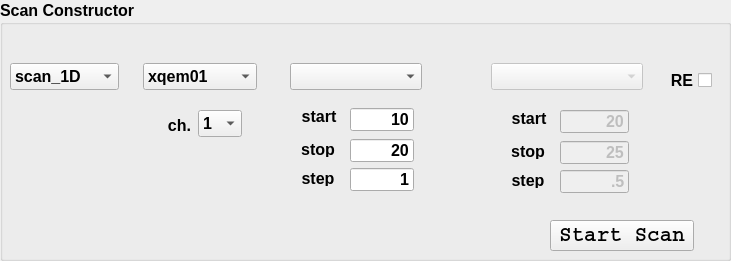
      <widget class="QGroupBox" name="groupBox_2">
       <property name="geometry">
        <rect>
         <x>540</x>
         <y>530</y>
         <width>731</width>
         <height>261</height>
        </rect>
       </property>
       <property name="font">
        <font>
         <pointsize>12</pointsize>
         <weight>75</weight>
         <bold>true</bold>
        </font>
       </property>
       <property name="title">
        <string>Scan Constructor</string>
       </property>
       <widget class="QPushButton" name="pushButton_startscan">
        <property name="geometry">
         <rect>
          <x>550</x>
          <y>220</y>
          <width>144</width>
          <height>31</height>
         </rect>
        </property>
        <property name="font">
         <font>
          <family>Courier</family>
          <pointsize>16</pointsize>
          <weight>75</weight>
          <bold>true</bold>
         </font>
        </property>
        <property name="text">
         <string>Start Scan</string>
        </property>
       </widget>
       <widget class="QCheckBox" name="checkBox_re">
        <property name="geometry">
         <rect>
          <x>670</x>
          <y>70</y>
          <width>42</width>
          <height>20</height>
         </rect>
        </property>
        <property name="font">
         <font>
          <weight>75</weight>
          <bold>true</bold>
         </font>
        </property>
        <property name="statusTip">
         <string>run engine option</string>
        </property>
        <property name="whatsThis">
         <string>select run engine</string>
        </property>
        <property name="layoutDirection">
         <enum>Qt::RightToLeft</enum>
        </property>
        <property name="text">
         <string>RE</string>
        </property>
       </widget>
       <widget class="QLabel" name="step_lbl_2">
        <property name="geometry">
         <rect>
          <x>501</x>
          <y>172</y>
          <width>54</width>
          <height>16</height>
         </rect>
        </property>
        <property name="text">
         <string>step</string>
        </property>
        <property name="alignment">
         <set>Qt::AlignCenter</set>
        </property>
       </widget>
       <widget class="QLabel" name="step_lbl">
        <property name="geometry">
         <rect>
          <x>290</x>
          <y>170</y>
          <width>56</width>
          <height>16</height>
         </rect>
        </property>
        <property name="text">
         <string>step</string>
        </property>
        <property name="alignment">
         <set>Qt::AlignCenter</set>
        </property>
       </widget>
       <widget class="QLabel" name="ch_lbl">
        <property name="geometry">
         <rect>
          <x>160</x>
          <y>114</y>
          <width>39</width>
          <height>22</height>
         </rect>
        </property>
        <property name="text">
         <string>ch.</string>
        </property>
        <property name="alignment">
         <set>Qt::AlignCenter</set>
        </property>
       </widget>
       <widget class="QLabel" name="stop_lbl">
        <property name="geometry">
         <rect>
          <x>290</x>
          <y>141</y>
          <width>56</width>
          <height>16</height>
         </rect>
        </property>
        <property name="text">
         <string>stop</string>
        </property>
        <property name="alignment">
         <set>Qt::AlignCenter</set>
        </property>
       </widget>
       <widget class="QLineEdit" name="lineEdit_start_2">
        <property name="enabled">
         <bool>false</bool>
        </property>
        <property name="geometry">
         <rect>
          <x>560</x>
          <y>110</y>
          <width>69</width>
          <height>23</height>
         </rect>
        </property>
        <property name="text">
         <string>20</string>
        </property>
        <property name="alignment">
         <set>Qt::AlignRight|Qt::AlignTrailing|Qt::AlignVCenter</set>
        </property>
       </widget>
       <widget class="QLineEdit" name="lineEdit_stop_2">
        <property name="enabled">
         <bool>false</bool>
        </property>
        <property name="geometry">
         <rect>
          <x>560</x>
          <y>141</y>
          <width>69</width>
          <height>23</height>
         </rect>
        </property>
        <property name="text">
         <string>25</string>
        </property>
        <property name="alignment">
         <set>Qt::AlignRight|Qt::AlignTrailing|Qt::AlignVCenter</set>
        </property>
       </widget>
       <widget class="QLabel" name="start_lbl_2">
        <property name="geometry">
         <rect>
          <x>501</x>
          <y>110</y>
          <width>56</width>
          <height>16</height>
         </rect>
        </property>
        <property name="text">
         <string>start</string>
        </property>
        <property name="alignment">
         <set>Qt::AlignCenter</set>
        </property>
       </widget>
       <widget class="QComboBox" name="comboBox_motor_2">
        <property name="enabled">
         <bool>false</bool>
        </property>
        <property name="geometry">
         <rect>
          <x>491</x>
          <y>63</y>
          <width>152</width>
          <height>27</height>
         </rect>
        </property>
        <property name="font">
         <font>
          <weight>75</weight>
          <bold>true</bold>
         </font>
        </property>
       </widget>
       <widget class="QLabel" name="start_lbl">
        <property name="geometry">
         <rect>
          <x>290</x>
          <y>108</y>
          <width>58</width>
          <height>16</height>
         </rect>
        </property>
        <property name="text">
         <string>start</string>
        </property>
        <property name="alignment">
         <set>Qt::AlignCenter</set>
        </property>
       </widget>
       <widget class="QComboBox" name="comboBox_scan">
        <property name="geometry">
         <rect>
          <x>10</x>
          <y>63</y>
          <width>109</width>
          <height>27</height>
         </rect>
        </property>
        <property name="font">
         <font>
          <weight>75</weight>
          <bold>true</bold>
         </font>
        </property>
        <item>
         <property name="text">
          <string>scan_1D</string>
         </property>
        </item>
        <item>
         <property name="text">
          <string>scan_multi_1D</string>
         </property>
        </item>
        <item>
         <property name="text">
          <string>scan_2D</string>
         </property>
        </item>
       </widget>
       <widget class="QComboBox" name="comboBox_detector">
        <property name="geometry">
         <rect>
          <x>143</x>
          <y>63</y>
          <width>114</width>
          <height>27</height>
         </rect>
        </property>
        <property name="font">
         <font>
          <weight>75</weight>
          <bold>true</bold>
         </font>
        </property>
        <item>
         <property name="text">
          <string>xqem01</string>
         </property>
        </item>
        <item>
         <property name="text">
          <string>qem01</string>
         </property>
        </item>
        <item>
         <property name="text">
          <string>qem02</string>
         </property>
        </item>
        <item>
         <property name="text">
          <string>qem03</string>
         </property>
        </item>
        <item>
         <property name="text">
          <string>qem04</string>
         </property>
        </item>
        <item>
         <property name="text">
          <string>qem05</string>
         </property>
        </item>
        <item>
         <property name="text">
          <string>qem06</string>
         </property>
        </item>
        <item>
         <property name="text">
          <string>qem07</string>
         </property>
        </item>
        <item>
         <property name="text">
          <string>qem08</string>
         </property>
        </item>
        <item>
         <property name="text">
          <string>qem10</string>
         </property>
        </item>
        <item>
         <property name="text">
          <string>qem12</string>
         </property>
        </item>
        <item>
         <property name="text">
          <string>qem13</string>
         </property>
        </item>
        <item>
         <property name="text">
          <string>qem15</string>
         </property>
        </item>
        <item>
         <property name="text">
          <string>qem16</string>
         </property>
        </item>
       </widget>
       <widget class="QLineEdit" name="lineEdit_step_2">
        <property name="enabled">
         <bool>false</bool>
        </property>
        <property name="geometry">
         <rect>
          <x>560</x>
          <y>170</y>
          <width>69</width>
          <height>23</height>
         </rect>
        </property>
        <property name="text">
         <string>.5</string>
        </property>
        <property name="alignment">
         <set>Qt::AlignRight|Qt::AlignTrailing|Qt::AlignVCenter</set>
        </property>
       </widget>
       <widget class="QComboBox" name="comboBox_motor">
        <property name="geometry">
         <rect>
          <x>290</x>
          <y>63</y>
          <width>132</width>
          <height>27</height>
         </rect>
        </property>
        <property name="font">
         <font>
          <weight>75</weight>
          <bold>true</bold>
         </font>
        </property>
       </widget>
       <widget class="QComboBox" name="comboBox_ch">
        <property name="geometry">
         <rect>
          <x>198</x>
          <y>110</y>
          <width>44</width>
          <height>27</height>
         </rect>
        </property>
        <item>
         <property name="text">
          <string>1</string>
         </property>
        </item>
        <item>
         <property name="text">
          <string>2</string>
         </property>
        </item>
        <item>
         <property name="text">
          <string>3</string>
         </property>
        </item>
        <item>
         <property name="text">
          <string>4</string>
         </property>
        </item>
       </widget>
       <widget class="QLabel" name="stop_lbl_2">
        <property name="geometry">
         <rect>
          <x>501</x>
          <y>143</y>
          <width>54</width>
          <height>16</height>
         </rect>
        </property>
        <property name="text">
         <string>stop</string>
        </property>
        <property name="alignment">
         <set>Qt::AlignCenter</set>
        </property>
       </widget>
       <widget class="QLineEdit" name="lineEdit_start">
        <property name="geometry">
         <rect>
          <x>350</x>
          <y>108</y>
          <width>64</width>
          <height>23</height>
         </rect>
        </property>
        <property name="text">
         <string>10</string>
        </property>
        <property name="alignment">
         <set>Qt::AlignRight|Qt::AlignTrailing|Qt::AlignVCenter</set>
        </property>
       </widget>
       <widget class="QLineEdit" name="lineEdit_stop">
        <property name="geometry">
         <rect>
          <x>350</x>
          <y>139</y>
          <width>64</width>
          <height>23</height>
         </rect>
        </property>
        <property name="text">
         <string>20</string>
        </property>
        <property name="alignment">
         <set>Qt::AlignRight|Qt::AlignTrailing|Qt::AlignVCenter</set>
        </property>
       </widget>
       <widget class="QLineEdit" name="lineEdit_step">
        <property name="geometry">
         <rect>
          <x>350</x>
          <y>168</y>
          <width>64</width>
          <height>23</height>
         </rect>
        </property>
        <property name="text">
         <string>1</string>
        </property>
        <property name="alignment">
         <set>Qt::AlignRight|Qt::AlignTrailing|Qt::AlignVCenter</set>
        </property>
       </widget>
      </widget>
